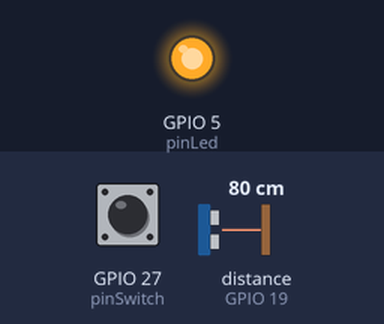
This sketch was run on a simulated ESP32. On the bench: output pins drawn as LEDs (lit = HIGH). The test bench sets the inputs (shaded band); at power-on: distance to the obstacle (sensor on GPIO 19) 80 cm, GPIO 27 (pinSwitch) LOW. The echo pulse lasts 58.3 µs per cm; what the sketch prints to the serial monitor is not drawn.

Above: at 1.2 s.
1.3 s: distance to the obstacle (sensor on GPIO 19) set to 23 cm
2.8 s: distance to the obstacle (sensor on GPIO 19) set to 18 cm
At 3.9 s:
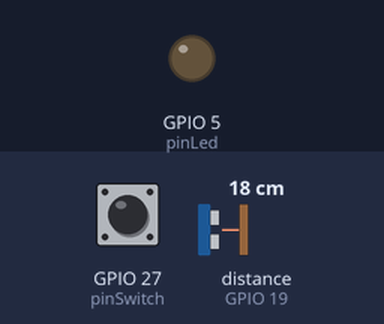
4.3 s: distance to the obstacle (sensor on GPIO 19) set to 35 cm
At 5.0 s:
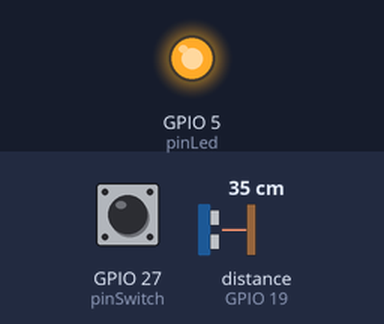
5.8 s: distance to the obstacle (sensor on GPIO 19) set to 2 cm
At 6.2 s:
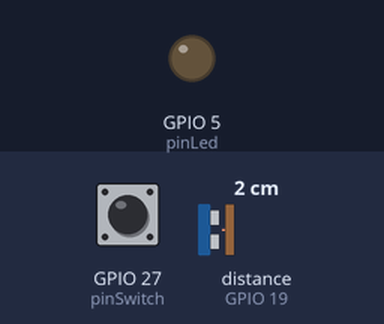
Timing chart, 0 to 8.3 s (numbered marks = the images above; inputs shaded):
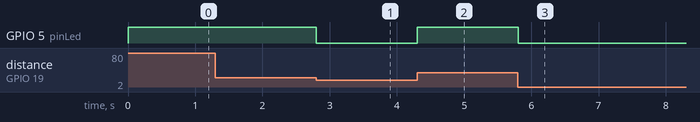

Measured:
- the behaviour switches between 21 and 20 cm on distance to the obstacle (sensor on GPIO 19) (found by bisection; images 0 and 1)
- after the input at 1.3 s, every drawn part: stays the same
- after the input at 2.8 s, GPIO 5 (pinLed): HIGH → LOW at once
- after the input at 4.3 s, GPIO 5 (pinLed): LOW → HIGH at once
- after the input at 5.8 s, GPIO 5 (pinLed): HIGH → LOW at once

The sketch:

esp32_ultrasonic.ino
```cpp
#include <HCSR04.h>

HCSR04 hc(22, 19); //initialisation class HCSR04 (trig pin , echo pin)

const int pinSwitch = 27;
const int pinLed = 5;

void setup() {
  Serial.begin(115200);
  pinMode(pinSwitch, INPUT);
  pinMode(pinLed, OUTPUT);
  Serial.println("OK");
}

void loop() {
  int switchState = digitalRead(pinSwitch);
  int dist = hc.dist();

  if(switchState == 1){
    if(dist<=20){
      digitalWrite(pinLed, HIGH);
    }else{
      digitalWrite(pinLed, LOW);
    }
  }else{
    if(dist>20){
      digitalWrite(pinLed, HIGH);
    }else{
      digitalWrite(pinLed, LOW);
    }
  }
}
```
